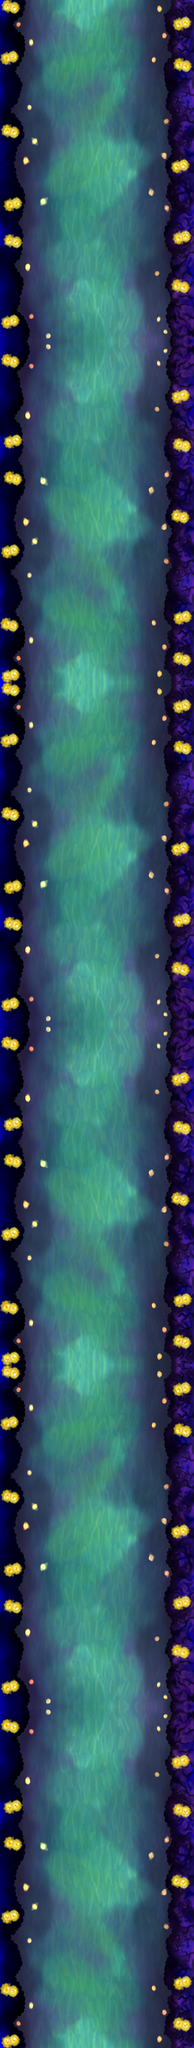

Tiled map render using the project's own tile images. Description and the map definition, with tile-layer contents summarised, below:
An orthogonal 1x6 tile map with 768x1348 px tiles, 1 tile layer (Calque de Tile 1), 2 tilesets.

<map version="1.0" orientation="orthogonal" renderorder="right-down" width="1" height="6" tilewidth="768" tileheight="1348" nextobjectid="1">
 <tileset firstgid="1" name="Tileset" tilewidth="768" tileheight="1348" tilecount="1" columns="1">
  <image source="tile1.jpg" width="768" height="1348" />
 </tileset>
 <tileset firstgid="2" name="tile2" tilewidth="768" tileheight="1348" tilecount="1" columns="1">
  <image source="tile2.jpg" width="768" height="1348" />
 </tileset>
 <layer name="Calque de Tile 1" width="1" height="6">
  <data>[6 cells, 6 non-empty, 2 distinct tile ids]</data>
 </layer>
</map>